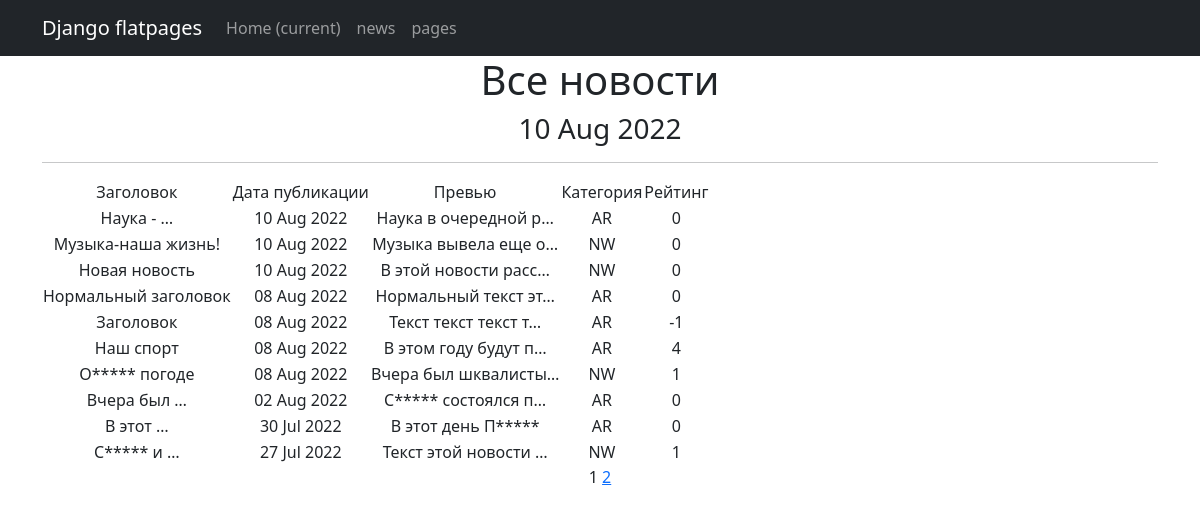
Page /news/ on the committed database.
### news_portal_app/models.py (models this page shows, shortened)
class Post(models.Model):
    time_in = models.DateTimeField(auto_now_add=True)
    NEWS = "NW"
    ARTICLE = "AR"
    CATEGORIES = (
        (NEWS, 'Новость'),
        (ARTICLE, 'Статья')
    )
    article_or_news = models.CharField(max_length=2, choices=CATEGORIES, default=NEWS)
    heading = models.CharField(max_length=255, unique=True)
    text_article = models.TextField()
    post_rating = models.IntegerField(default=0)
    author = models.ForeignKey(Author, on_delete=models.CASCADE)
    category = models.ManyToManyField(Category, through='PostCategory')

### news_portal_app/views.py (the view)
# urls.py: path('', PostsList.as_view(), name='post_list'),
class PostsList(ListView):
    model = Post
    ordering = '-time_in'
    template_name = 'posts.html'
    context_object_name = 'posts'
    paginate_by = 10
    def get_queryset(self):
        queryset = super().get_queryset()
        self.filterset = PostFilter(self.request.GET, queryset)
        return self.filterset.qs
    def get_context_data(self, **kwargs):
        context = super().get_context_data(**kwargs)
        context['filterset'] = self.filterset
        return context

### news_portal_app/templatetags/custom_filters.py (called while the page is built)
@register.filter()
def censor(texts):
    if not isinstance(texts, str):
        raise ValueError('Этот тип переменной нельзя цензурировать')
    texts = texts.split()
    i = 0
    for word in texts:
        for badword in BAD_WORDS:
            if badword in word:
                expletive = badword + word.replace(word, '*****')
                texts[i] = expletive
        i += 1
    texts = ' '.join(texts)
    return f'{texts}'

### news_portal_app/templatetags/custom_tags.py (called while the page is built)
@register.simple_tag()
def current_time(format_string='%b %d %Y'):
   return datetime.utcnow().strftime(format_string)

### templates/posts.html (shortened to what this page needs)
{% extends 'flatpages/default.html' %}
{% load custom_filters %}
{% load custom_tags %}
{% block content %}
   <h1>Все новости</h1>
   <h3>{% current_time '%d %b %Y' %}</h3>
   <hr>
   {% if posts %}
       <table>
           <tr>
               <td>Заголовок</td>
               <td>Дата публикации</td>
               <td>Превью</td>
               <td>Категория</td>
               <td>Рейтинг</td>
           </tr>
           {% for post in posts %}
           <tr>
               <td>{{ post.heading|truncatewords:2|censor }}</td>
               <td>{{ post.time_in|date:'d M Y' }}</td>
               <td>{{ post.text_article|truncatechars:20|censor }}</td>
               <td>{{ post.article_or_news }}</td>
               <td>{{ post.post_rating }}</td>
           </tr>
           {% endfor %}
       </table>
   {% else %}
       <h2>Новостей нет!</h2>
   {% endif %}
   {{ page_obj.number }}
   {% if page_obj.has_next %}
       <a href="?page={{ page_obj.next_page_number }}">{{ page_obj.next_page_number }}</a>
   {% endif %}
{% endblock content %}

### templates/flatpages/default.html (shortened to what this page needs)
<!DOCTYPE html>
<html lang="en">
    <head>
        {% load static %}
        <link href="{% static 'css/styles.css' %}" rel="stylesheet" />
    </head>
    <body>
    <nav class="navbar navbar-expand-lg navbar-dark bg-dark static-top">
       <div class="container">
           <a class="navbar-brand" href="#">Django flatpages</a>
           <div class="collapse navbar-collapse" id="navbarResponsive">
               <ul class="navbar-nav ml-auto">
                   <li class="nav-item active">
                       <a class="nav-link" href="#">Home
                           <span class="sr-only">(current)</span>
                       </a>
                   </li>
                   <li class="nav-item">
                       <a class="nav-link" href="/news/">news</a>
                   </li>
                   <li class="nav-item">
                       <a class="nav-link" href="/pages/">pages</a>
                   </li>
               </ul>
           </div>
       </div>
    </nav>
        <div class="container">
            <div class="row">
                <div class="col-lg-12 text-center">
                    {% block content %}{% endblock content %}
                </div>
            </div>
        </div>
    </body>
</html>

### rows in the picture
Post: heading|censor "Наука - …", time_in "10 Aug 2022", text_article|censor "Наука в очередной р…", article_or_news "AR", post_rating "0"
Post: heading|censor "Музыка-наша жизнь!", time_in "10 Aug 2022", text_article|censor "Музыка вывела еще о…", article_or_news "NW", post_rating "0"
Post: heading|censor "Новая новость", time_in "10 Aug 2022", text_article|censor "В этой новости расс…", article_or_news "NW", post_rating "0"
Post: heading|censor "Нормальный заголовок", time_in "08 Aug 2022", text_article|censor "Нормальный текст эт…", article_or_news "AR", post_rating "0"
Post: heading|censor "Заголовок", time_in "08 Aug 2022", text_article|censor "Текст текст текст т…", article_or_news "AR", post_rating "-1"
Post: heading|censor "Наш спорт", time_in "08 Aug 2022", text_article|censor "В этом году будут п…", article_or_news "AR", post_rating "4"
Post: heading|censor "О***** погоде", time_in "08 Aug 2022", text_article|censor "Вчера был шквалисты…", article_or_news "NW", post_rating "1"
Post: heading|censor "Вчера был …", time_in "02 Aug 2022", text_article|censor "С***** состоялся п…", article_or_news "AR", post_rating "0"
Post: heading|censor "В этот …", time_in "30 Jul 2022", text_article|censor "В этот день П*****", article_or_news "AR", post_rating "0"
Post: heading|censor "С***** и …", time_in "27 Jul 2022", text_article|censor "Текст этой новости …", article_or_news "NW", post_rating "1"

### other values in the picture
{{ page_obj.number }} "1"
{{ page_obj.next_page_number }} "2"
